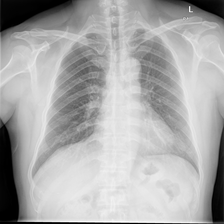
#> input picture tests/fixtures/normal_sample.png, 224 x 224 px; its folder holds only this picture in this run
$ python -i preprocess.py   (imports and definitions only)
#> lines starting #> are read from the running program, lines starting #| are printed output that depends on the picture
#> further down, picture is the input picture: PIL image 224x224 L; min 0, max 255, mean 170.7
"""Image pre-processing for the TB chest X-ray classifier.

This module is the **single source of truth** for the image transform.  It is
imported by the training script (``ml/train.py``) *and* by the inference
service (``app/inference.py``), which is what keeps training and serving from
drifting apart.  A test (``tests/test_preprocess.py::test_train_serve_parity``)
pins that contract.

Two preprocessing "vintages" exist, mirroring the two MLflow experiments:

``v1`` (baseline)
    greyscale -> resize 224x224 -> scale to [0, 1] -> 3 channels -> ImageNet
    normalisation.

``v2`` (improved)
    the same, but with a self-contained CLAHE (contrast-limited adaptive
    histogram equalisation) step before scaling.  CLAHE is implemented here in
    ~60 lines of numpy so that the serving image does *not* need
    scikit-image/OpenCV (a big win for the slim Docker image).  Because both
    training and serving call this exact function, the difference from
    ``skimage``'s implementation is irrelevant to model quality.

Both vintages return ``float32`` arrays of shape ``(3, 224, 224)`` that are
already normalised -- the ONNX graph does no normalisation of its own.
"""

from __future__ import annotations

import io
from typing import Final

import numpy as np
from PIL import Image, UnidentifiedImageError

IMAGE_SIZE: Final[int] = 224
CHANNELS: Final[int] = 3
SUPPORTED_PREPROCESSING: Final[frozenset[str]] = frozenset({"v1", "v2"})

# ImageNet statistics: the backbone is ImageNet-pretrained, so the input
# distribution must match what it was trained on.
_MEAN: Final[np.ndarray] = np.array([0.485, 0.456, 0.406], dtype=np.float32)
_STD: Final[np.ndarray] = np.array([0.229, 0.224, 0.225], dtype=np.float32)

# Reject absurdly large uploads by pixel count as well as by byte size; this
# stops decompression-bomb style inputs before PIL allocates the full buffer.
MAX_PIXELS: Final[int] = 40_000_000


class InvalidImageError(ValueError):
    """Raised when the payload cannot be decoded into a usable image."""


# --------------------------------------------------------------------------- #
# CLAHE (self-contained, numpy only)
# --------------------------------------------------------------------------- #
def _clahe_map(tile: np.ndarray, nbins: int, clip_limit: float) -> np.ndarray:
    """Return a normalised CDF (the equalisation lookup table) for one tile."""
    hist, _ = np.histogram(tile, bins=nbins, range=(0.0, 1.0))
    # Contrast limiting: cap every bin, then redistribute the excess evenly.
    # ``clip_limit`` is expressed as a multiple of the flat-histogram height
    # (OpenCV semantics), so 2.0 means "no bin may exceed twice uniform".
    max_count = max(1, int(clip_limit * tile.size / nbins))
    excess = int(np.maximum(hist - max_count, 0).sum())
    hist = np.minimum(hist, max_count) + excess // nbins
    cdf = np.cumsum(hist).astype(np.float32)
    total = float(cdf[-1])
    if total <= 0.0:  # fully empty tile -> identity mapping
        return np.linspace(0.0, 1.0, nbins, dtype=np.float32)
    return cdf / total


def _tile_centres(edges: np.ndarray) -> np.ndarray:
    return (edges[:-1] + edges[1:]) / 2.0


def clahe(
    image: np.ndarray,
    *,
    tiles: tuple[int, int] = (8, 8),
    clip_limit: float = 4.0,
    nbins: int = 256,
) -> np.ndarray:
    """Contrast-limited adaptive histogram equalisation on a float image.

    Parameters
    ----------
    image
        2-D array of floats in ``[0, 1]``.
    tiles
        Number of tiles as ``(rows, cols)``.
    clip_limit
        Per-bin cap as a multiple of the flat-histogram height.
    nbins
        Histogram resolution.

    Notes
    -----
    The defaults were calibrated on this dataset (see ``ml/README_experiments.md``):
    with ``8x8`` tiles / 256 bins / ``clip_limit=4`` the mean *local* contrast
    (per-tile standard deviation) of the Shenzhen films grows by ~1.7x while only
    ~0.1% of pixels saturate, so the equalisation helps without clipping anatomy.
    A tighter clip (2.0, OpenCV's default) barely changes these films because
    28-px tiles produce sparse histograms that the clip flattens back to identity.

    Returns
    -------
    np.ndarray
        New ``float32`` array, same shape, values clipped to ``[0, 1]``.
    """
#> called with tiles = (8, 8), clip_limit = 4, nbins = 256
    img = np.asarray(image, dtype=np.float32)
    if img.ndim != 2:
        raise InvalidImageError(f"CLAHE expects a 2-D array, got shape {img.shape}")
    if img.size == 0:
        raise InvalidImageError("CLAHE received an empty array")

    img = np.clip(img, 0.0, 1.0)
    h, w = img.shape
#> h = 224; w = 224
    ty, tx = tiles
    # Degenerate geometries fall back to global equalisation on a single tile.
    ty = max(1, min(ty, h // 4 or 1))
#> ty = 8
    tx = max(1, min(tx, w // 4 or 1))
#> tx = 8

    ys = np.linspace(0, h, ty + 1).astype(int)
#> ys = [0, 28, 56, 84, 112, 140, 168, 196, 224]
    xs = np.linspace(0, w, tx + 1).astype(int)
#> xs = [0, 28, 56, 84, 112, 140, 168, 196, 224]

    maps = np.empty((ty, tx, nbins), dtype=np.float32)
    for i in range(ty):
        for j in range(tx):
            tile = img[ys[i] : ys[i + 1], xs[j] : xs[j + 1]]
            maps[i, j] = _clahe_map(tile, nbins, clip_limit)
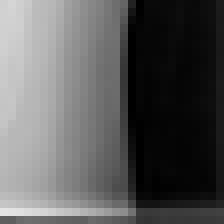
#> tile: shape (28, 28) float32 (shown 8 times larger); min 0, max 0.894, mean 0.354

    bins = np.clip(np.rint(img * (nbins - 1)), 0, nbins - 1).astype(np.intp)

    if ty == 1 and tx == 1:
        return maps[0, 0][bins].astype(np.float32)

    # Bilinear interpolation of the per-tile mappings at tile centres -- this is
    # what removes the visible tile seams.
    cy, cx = _tile_centres(ys), _tile_centres(xs)
    yy, xx = np.arange(h, dtype=np.float32), np.arange(w, dtype=np.float32)

    def _axis(coord: np.ndarray, centres: np.ndarray) -> tuple[np.ndarray, np.ndarray, np.ndarray]:
        n = centres.size
        if n == 1:
            zeros = np.zeros(coord.size, dtype=np.intp)
            return zeros, zeros, np.zeros(coord.size, dtype=np.float32)
        hi = np.clip(np.searchsorted(centres, coord), 1, n - 1)
        lo = hi - 1
        span = centres[hi] - centres[lo]
        span = np.where(span <= 0, 1.0, span)
        weight = np.clip((coord - centres[lo]) / span, 0.0, 1.0)
        return lo, hi, weight.astype(np.float32)

    y0, y1, wy = _axis(yy, cy)
    x0, x1, wx = _axis(xx, cx)

    # Broadcast the 1-D interpolation indices/weights into the image grid.
    Y0, X0 = np.meshgrid(y0, x0, indexing="ij")
    Y1, X1 = np.meshgrid(y1, x1, indexing="ij")
    WY, WX = np.meshgrid(wy, wx, indexing="ij")

    m00 = maps[Y0, X0, bins]
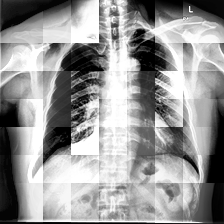
#> m00: shape (224, 224) float32; min 0, max 1, mean 0.595
    m01 = maps[Y0, X1, bins]
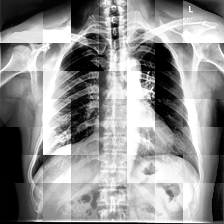
#> m01: shape (224, 224) float32; min 0, max 1, mean 0.575
    m10 = maps[Y1, X0, bins]
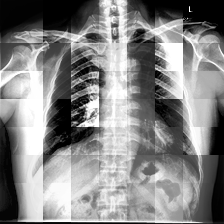
#> m10: shape (224, 224) float32; min 0, max 1, mean 0.524
    m11 = maps[Y1, X1, bins]
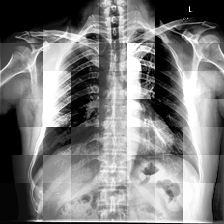
#> m11: shape (224, 224) float32; min 0, max 1, mean 0.497

    top = m00 * (1.0 - WX) + m01 * WX
    bottom = m10 * (1.0 - WX) + m11 * WX
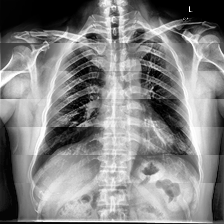
#> bottom: shape (224, 224) float32; min 0, max 1, mean 0.516
    return np.clip(top * (1.0 - WY) + bottom * WY, 0.0, 1.0).astype(np.float32)
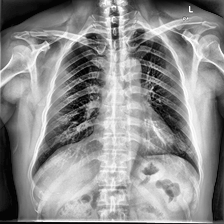
#> returned value: shape (224, 224) float32; min 0.000631, max 1, mean 0.556


# --------------------------------------------------------------------------- #
# transforms
# --------------------------------------------------------------------------- #
def _to_grayscale_224(image: Image.Image) -> np.ndarray:
    """Any PIL mode -> L -> 224x224 -> float32 in [0, 1]."""
    if image.width * image.height > MAX_PIXELS:
        raise InvalidImageError(f"image too large: {image.width}x{image.height} exceeds {MAX_PIXELS} pixels")
    gray = image.convert("L")
    if gray.size != (IMAGE_SIZE, IMAGE_SIZE):
        # LANCZOS on down-scale, BILINEAR-ish on up-scale: LANCZOS is fine for both.
        gray = gray.resize((IMAGE_SIZE, IMAGE_SIZE), Image.Resampling.LANCZOS)
    return np.asarray(gray, dtype=np.float32) / 255.0


def _to_three_channel_normalised(array: np.ndarray) -> np.ndarray:
    rgb = np.repeat(array[:, :, None], CHANNELS, axis=2)
    normalised = (rgb - _MEAN) / _STD
    # HWC (224,224,3) -> CHW (3,224,224), contiguous float32 for onnxruntime.
    return np.ascontiguousarray(normalised.transpose(2, 0, 1), dtype=np.float32)


def preprocess(image: Image.Image, version: str = "v2") -> np.ndarray:
    """Convert a PIL image into the model input tensor.

    Parameters
    ----------
    image
        Any PIL image (mode is normalised internally).
    version
        ``"v1"`` or ``"v2"`` -- which training vintage this model expects.

    Returns
    -------
    np.ndarray
        ``float32`` array of shape ``(3, 224, 224)``, already normalised.
    """
    if version not in SUPPORTED_PREPROCESSING:
        raise InvalidImageError(
            f"unknown preprocessing version {version!r}; expected one of {sorted(SUPPORTED_PREPROCESSING)}"
        )
    array = _to_grayscale_224(image)
    if version == "v2":
        array = clahe(array)
    return _to_three_channel_normalised(array)


def preprocess_bytes(blob: bytes, version: str = "v2") -> np.ndarray:
    """Decode raw upload bytes and preprocess them.

    Raises
    ------
    InvalidImageError
        For empty payloads, undecodable payloads and oversized images.
    """
    if not blob:
        raise InvalidImageError("empty payload")
    try:
        with Image.open(io.BytesIO(blob)) as image:
            image.load()  # force decode now, so truncated files fail here
            return preprocess(image, version)
    except InvalidImageError:
        raise
    except (UnidentifiedImageError, OSError, ValueError) as exc:
        raise InvalidImageError(f"cannot decode image: {exc}") from exc


def batch(tensors: list[np.ndarray]) -> np.ndarray:
    """Stack per-image tensors into a single ``(N, 3, 224, 224)`` batch."""
    if not tensors:
        raise InvalidImageError("cannot build a batch from zero images")
    return np.ascontiguousarray(np.stack(tensors, axis=0), dtype=np.float32)

>>> from PIL import Image
>>> picture = Image.open('../tests/fixtures/normal_sample.png')
>>> result = preprocess(picture)

$ run again, on tests/fixtures/tb_sample.png
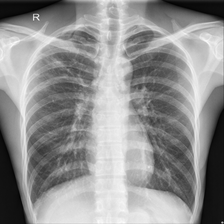
#> input picture tests/fixtures/tb_sample.png, 224 x 224 px
#> picture is the input picture: PIL image 224x224 L; min 2, max 252, mean 145.2
#> in clahe, `m11 = maps[Y1, X1, bins]`:
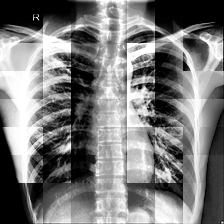
#> m11: shape (224, 224) float32; min 0, max 1, mean 0.484
#> in clahe, `return np.clip(top * (1.0 - WY) + bottom * WY, 0.0, 1.0).astype(np.flo..`:
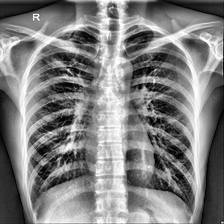
#> returned value: shape (224, 224) float32; min 0.000727, max 1, mean 0.504
